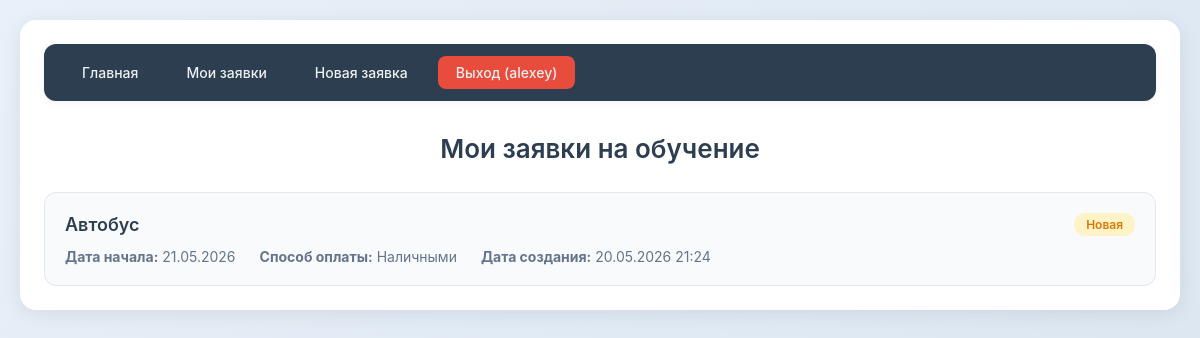
Page /applications/ (signed in) on the earlier database version.
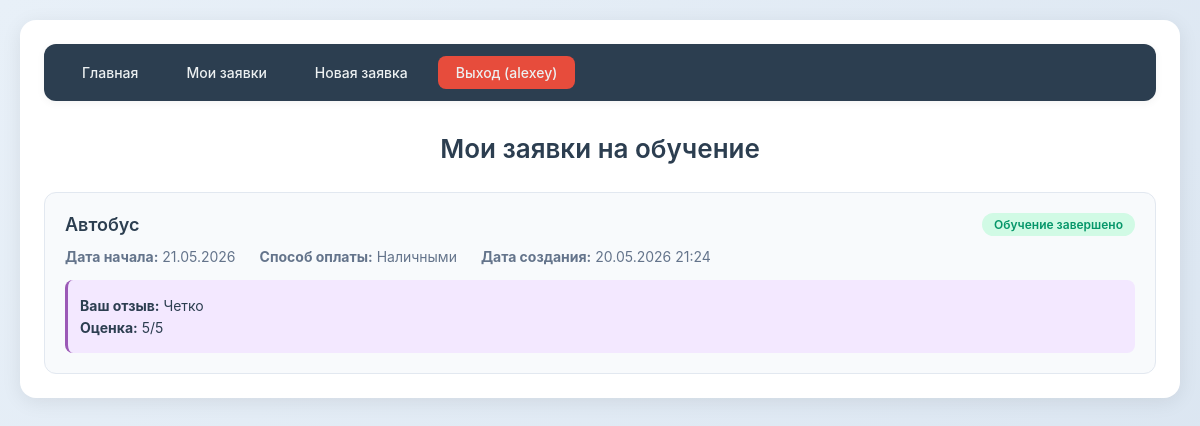
Same page on the later database version.
### main/models.py (models this page shows, shortened)
class User(AbstractUser):
    full_name = models.CharField(max_length=255)
    phone = models.CharField(max_length=20)
    email = models.EmailField()

class Application(models.Model):
    COURSE_CHOICES = [
        ('bus', 'Автобус'),
        ('electrobus', 'Электробус'),
        ('tram', 'Трамвай'),
    ]
    PAYMENT_CHOICES = [
        ('cash', 'Наличными'),
        ('transfer', 'Перевод по номеру телефона'),
    ]
    STATUS_CHOICES = [
        ('new', 'Новая'),
        ('studying', 'Идет обучение'),
        ('completed', 'Обучение завершено'),
    ]
    user = models.ForeignKey(User, on_delete=models.CASCADE, related_name='applications')
    course_name = models.CharField(max_length=50, choices=COURSE_CHOICES)
    start_date = models.DateField()
    payment_method = models.CharField(max_length=20, choices=PAYMENT_CHOICES)
    status = models.CharField(max_length=20, choices=STATUS_CHOICES, default='new')
    created_at = models.DateTimeField(auto_now_add=True)

class Review(models.Model):
    user = models.ForeignKey(User, on_delete=models.CASCADE, related_name='reviews')
    application = models.OneToOneField(Application, on_delete=models.CASCADE, related_name='review')
    text = models.TextField(verbose_name='Текст отзыва')
    rating = models.IntegerField(choices=[(1, '1'), (2, '2'), (3, '3'), (4, '4'), (5, '5')], default=5)
    created_at = models.DateTimeField(auto_now_add=True)

### main/views.py (the view)
# urls.py: path('applications/', views.applications_view, name='applications'),
@login_required
def applications_view(request):
    user_applications = Application.objects.filter(user=request.user).order_by('-created_at')
    return render(request, 'applications.html', {'applications': user_applications})

### main/templates/applications.html (shortened to what this page needs)
{% extends 'base.html' %}
{% block content %}
<div class="applications-container">
    <h2 class="page-title">Мои заявки на обучение</h2>
    {% if applications %}
        <div class="applications-list">
            {% for app in applications %}
            <div class="application-card">
                <div class="application-header">
                    <span class="application-course">{{ app.get_course_name_display }}</span>
                    <span class="application-status status-{{ app.status }}">{{ app.get_status_display }}</span>
                </div>
                <div class="application-details">
                    <p><strong>Дата начала:</strong> {{ app.start_date|date:"d.m.Y" }}</p>
                    <p><strong>Способ оплаты:</strong> {{ app.get_payment_method_display }}</p>
                    <p><strong>Дата создания:</strong> {{ app.created_at|date:"d.m.Y H:i" }}</p>
                </div>
                {% if app.status == 'completed' and not app.review %}
                <div class="review-button-block">
                    <a href="{% url 'create_review' app.id %}" class="review-button">Оставить отзыв</a>
                </div>
                {% elif app.review %}
                <div class="review-info">
                    <p><strong>Ваш отзыв:</strong> {{ app.review.text|truncatechars:100 }}</p>
                    <p><strong>Оценка:</strong> {{ app.review.rating }}/5</p>
                </div>
                {% endif %}
            </div>
            {% endfor %}
        </div>
    {% else %}
        <div class="empty-state">
            <p>У вас пока нет заявок</p>
            <a href="{% url 'create_application' %}" class="action-button">Создать заявку</a>
        </div>
    {% endif %}
</div>
{% endblock %}

### main/templates/base.html (shortened to what this page needs)
<!DOCTYPE html>
<html>
<head>
    {% load static %}
    <link rel="stylesheet" href="{% static 'css/style.css' %}">
</head>
<body>
    <div class="portal-container">
        <div class="main-navigation">
            <a href="{% url 'home' %}" class="nav-link">Главная</a>
            {% if user.is_authenticated %}
                <a href="{% url 'applications' %}" class="nav-link">Мои заявки</a>
                <a href="{% url 'create_application' %}" class="nav-link">Новая заявка</a>
                <a href="{% url 'logout' %}" class="nav-link logout-link">Выход ({{ user.username }})</a>
            {% else %}
                <a href="{% url 'login' %}" class="nav-link">Вход</a>
                <a href="{% url 'register' %}" class="nav-link register-link">Регистрация</a>
            {% endif %}
        </div>
        {% block content %}{% endblock %}
    </div>
</body>
</html>

### static/css/style.css (style rules this page uses)
* { margin: 0; padding: 0; box-sizing: border-box; }
body { font-family: -apple-system, BlinkMacSystemFont, 'Segoe UI', Roboto, Arial, sans-serif; background: linear-gradient(135deg, #e8f0f8 0%, #d9e4f0 100%); padding: 20px; color: #2c3e50; min-height: 100vh; }
.portal-container { max-width: 1200px; margin: 0 auto; background: #ffffff; border-radius: 16px; padding: 24px; box-shadow: 0 4px 20px rgba(0, 0, 0, 0.08); }
.main-navigation { background: #2c3e50; padding: 12px 20px; margin-bottom: 32px; border-radius: 12px; display: flex; flex-wrap: wrap; gap: 12px; align-items: center; box-shadow: 0 2px 8px rgba(0, 0, 0, 0.05); }
.nav-link { color: #ecf0f1; text-decoration: none; padding: 8px 18px; border-radius: 8px; transition: all 0.2s ease; font-size: 14px; font-weight: 500; }
.logout-link { background: #e74c3c; }
.page-title { margin-bottom: 28px; color: #2c3e50; text-align: center; font-size: 26px; font-weight: 600; }
.applications-container { margin-top: 20px; }
.applications-list { display: flex; flex-direction: column; gap: 16px; }
.application-card { background: #f8fafc; border-radius: 12px; padding: 20px; border: 1px solid #e2e8f0; transition: all 0.2s ease; }
.application-header { display: flex; justify-content: space-between; align-items: center; margin-bottom: 12px; flex-wrap: wrap; gap: 10px; }
.application-course { font-size: 18px; font-weight: 600; color: #2c3e50; }
.application-status { padding: 4px 12px; border-radius: 20px; font-size: 12px; font-weight: 600; }
.status-completed { background: #d1fae5; color: #059669; }
.application-details { display: flex; gap: 24px; flex-wrap: wrap; font-size: 14px; color: #64748b; }
.application-details p { margin: 0; }
.review-info { margin-top: 15px; padding: 12px; background: #f3e8ff; border-radius: 8px; border-left: 3px solid #9b59b6; }
.review-info p { margin: 5px 0; font-size: 14px; }

Differences in the rows shown:
changed Application "Автобус": status "Новая" → "Обучение завершено"; review.text (not shown) → "Четко"; review.rating (not shown) → "5"
